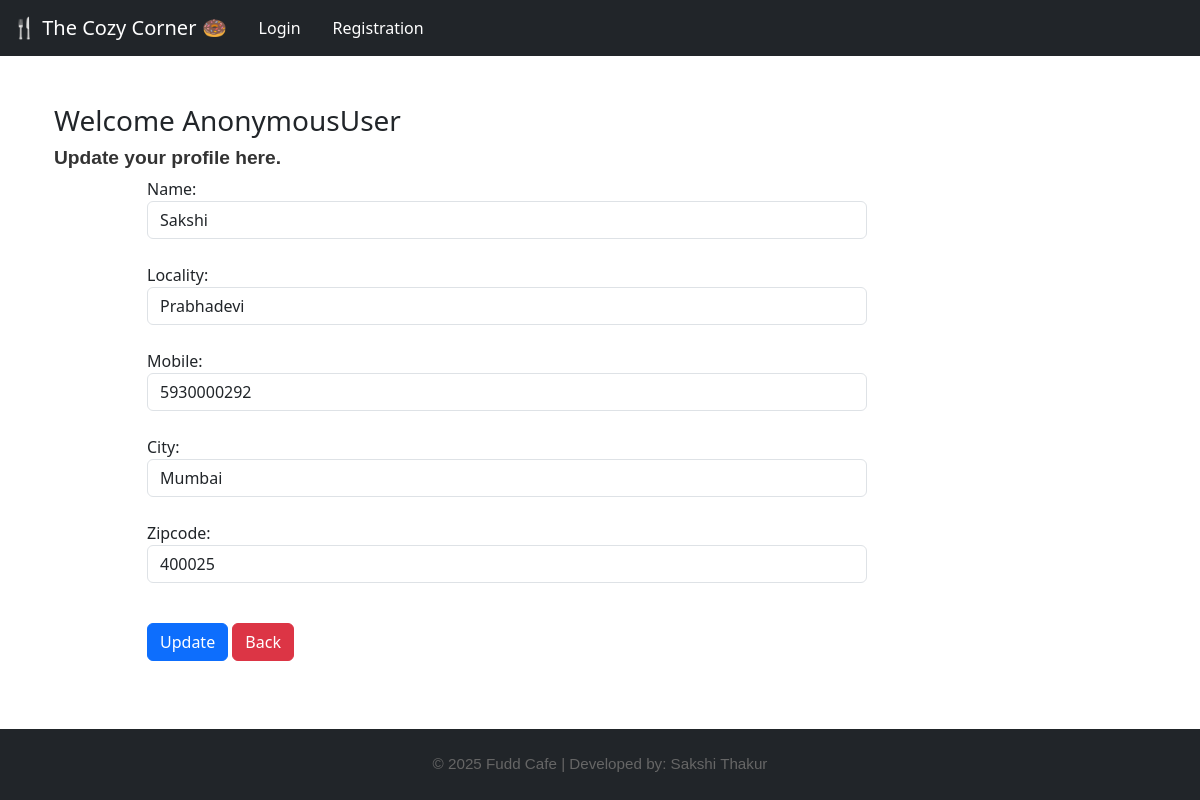
Screenshot of /updateAddress/1 with the database file from the repository.
### app/models.py (models this page shows, shortened)
class Customer(models.Model):
    user = models.ForeignKey(User,on_delete=models.CASCADE)
    name = models.CharField(max_length=200)
    locality = models.CharField(max_length=200)
    city = models.CharField(choices=CITY_CHOICES,max_length=100)
    mobile = models.IntegerField(default=0)  # Changed to CharField to handle phone numbers
    zipcode = models.IntegerField()
    state = models.CharField(max_length=100, null=True, blank=True)

### app/views.py (the view, shortened to what this page needs)
# urls.py: path('updateAddress/<int:pk>', views.updateAddress.as_view(),name='updateAddress'),
class updateAddress(View):
    def get(self,request,pk):
        add = Customer.objects.get(pk=pk)
        form = CustomerProfileForm(instance=add)
        return render(request, 'app/updateAddress.html',locals())

### app/forms.py
class CustomerProfileForm(forms.ModelForm):
    class Meta:
        model = Customer  # Add this line to specify the model
        fields = ['name', 'locality', 'mobile', 'city', 'zipcode']  # Ensure 'state' is included if needed
        widgets = {
            'name': forms.TextInput(attrs={'class': 'form-control'}),
            'locality': forms.TextInput(attrs={'class': 'form-control'}),
            'mobile': forms.NumberInput(attrs={'class': 'form-control'}),
            'city': forms.Select(attrs={'class': 'form-control'}),
            'zipcode': forms.TextInput(attrs={'class': 'form-control'})
        }

### app/templates/app/updateAddress.html (shortened to what this page needs)
{% extends 'app/base.html' %}
{% load static %}
{% block main-content %}
<div class="container my-5">
    <div class="row">
        <h3>Welcome <span class="text-capitalize">{{ request.user }}</span></h3>
        <h4>Update your profile here.</h4>
        <div class="col-sm-8 offset-sm-1">
            <form action="" method="post">
                {% for fm in form %}
                    {{fm.label_tag}} {{fm}} <small class="text-denger">{{fm.errors|striptags}}</small> <br>
                    {% endfor %}
                    <div class="col-12 mt-3">
                        <button type="submit" class="btn btn-primary">Update</button>
                        <a href="{% url 'address' %}" type="button" class="btn btn-danger">Back</a>
                    </div>
            </form>
            <br><br>
        </div>
    </div>
</div>
{% endblock main-content %}

### app/static/app/css/style.css (style rules this page uses)
h4 { font-family: 'Arial', sans-serif; font-weight: bold; color: #333; margin-top: 10px; font-size: 1.2rem; }

### rows the page displays
Customer: form "Sakshi" "Prabhadevi" "5930000292" "Mumbai" "400025"

### other values shown
{{ request.user }} "AnonymousUser"
{{ fm.label_tag }} "Name:" "Locality:" "Mobile:" "City:" "Zipcode:"
